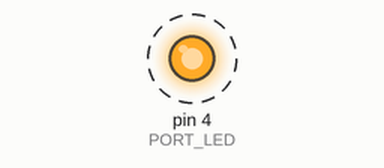
Recording of a sketch running on a simulated Arduino Uno, built with avr-gcc and run on an emulated ATmega328P. Shown: output pins drawn as LEDs (lit = HIGH). Dashed ring = blinking.

Above: at 0.5 s.
Timing chart, 0 to 4.6 s (numbered marks = the images above):
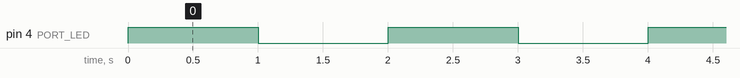

The sketch:

Exbase1.ino
```cpp
// (licence header left out)
#define PORT_LED 4
#define ALLUME 1
#define ETEINT 0

// La fonction setup est appelée une fois
void setup() {
  // Initialise la broche digitale PORT_LED en mode sortie.
  pinMode(PORT_LED, OUTPUT);
}

// La fonction loop crée une boucle infinie
void loop() {
  digitalWrite(PORT_LED, ALLUME);   // Allume la LED
  delay(1000);                       // Attente d'une seconde
  digitalWrite(PORT_LED, ETEINT);    // Eteint la LED
  delay(1000);                       // Attente d'une seconde
}
```

Measured:
- by itself, pin 4 (PORT_LED): alternates HIGH for 1.0 s and LOW for 1.0 s
